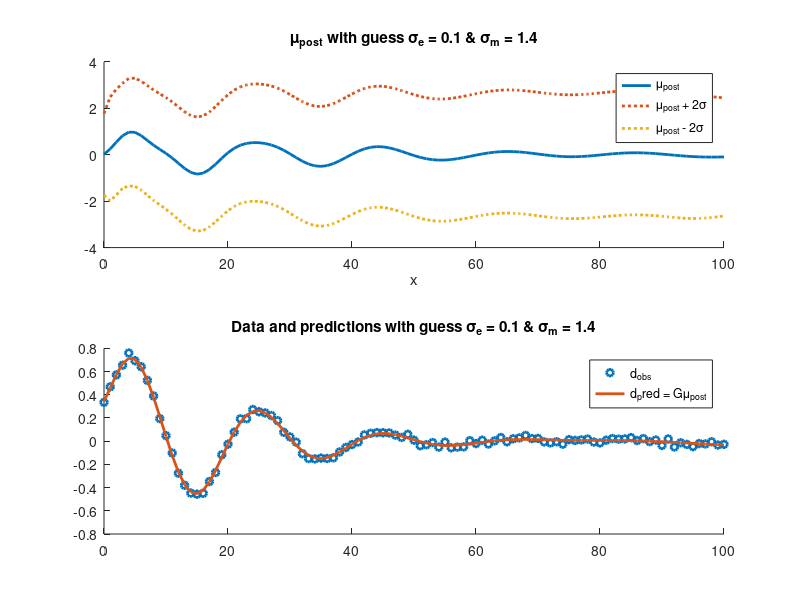

This chart was generated by the following MATLAB code:
% initiate variables

clearvars;
load('QMDA_HW_05.mat');


close all;

% Guess

%%% INITIAL VALUES:
% sig_e = 0.0142;
% sig_m = 0.4;

% sig_e = 1;
% sig_m = 0.4;

sig_e = 0.1;
sig_m = 1.4;


% Calculation 

I = eye(N);
sig2_e = sig_e ^2;
Cov_e = sig2_e * I;
Mu_prior = zeros(N,1);

Cov_prior = sig_m ^2 * I;

Mu_post = Mu_prior + inv (inv( Cov_prior) +G' * inv(Cov_e) * G) * G' * inv(Cov_e) * (dobs - G * Mu_prior);
Cov_post = inv (inv( Cov_prior) + G' * inv(Cov_e) * G);
sig2_post = diag(Cov_post);
sig_post = sqrt(sig2_post);

% 1 figure
figure(1);
set(gca,'LineWidth',1,'FontSize',14);

subplot(2,1,1);
hold on;
plot(x,Mu_post,"-",'LineWidth',2,'MarkerSize',5);
plot(x,Mu_post + sig_post*2 ,":",'LineWidth',2,'MarkerSize',5);
plot(x,Mu_post - sig_post*2,":",'LineWidth',2,'MarkerSize',5);

legend({ sprintf('\\mu_{post}'),  sprintf('\\mu_{post} + 2\\sigma')  , sprintf('\\mu_{post} - 2\\sigma') });
xlabel('x');
title(sprintf('\\mu_{post} with guess \\sigma_e = %g & \\sigma_m = %g', sig_e, sig_m));
hold off;

% 2 figure

subplot(2,1,2);
hold on;

plot(x,dobs,"o",'LineWidth',2,'MarkerSize',5);
plot(x,G*Mu_post, "-",'LineWidth',2 );

legend({ sprintf('d_{obs}'), sprintf('d_pred = G\\mu_{post}')})
title(sprintf('Data and predictions with guess \\sigma_e = %g & \\sigma_m = %g', sig_e, sig_m));
